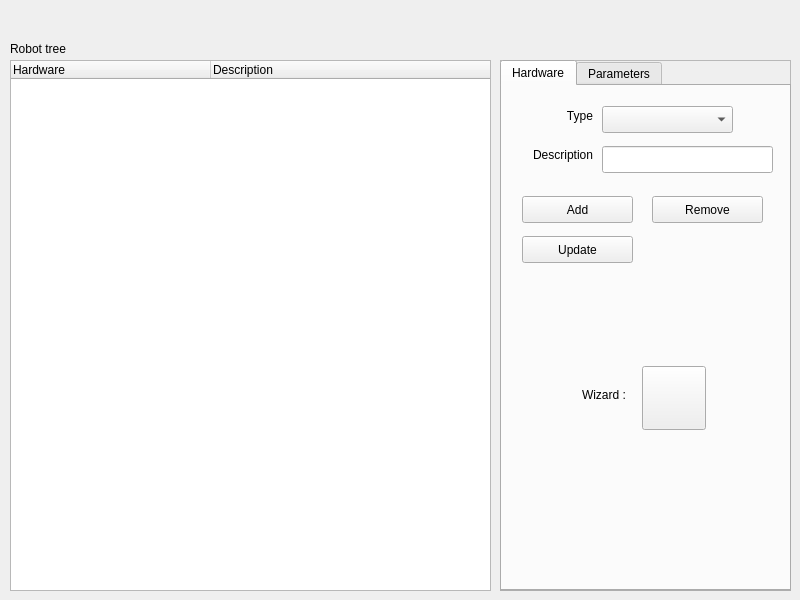
<?xml version="1.0" encoding="UTF-8"?>
<ui version="4.0">
 <class>ConfigurationGUIClass</class>
 <widget class="QWidget" name="ConfigurationGUIClass">
  <property name="geometry">
   <rect>
    <x>0</x>
    <y>0</y>
    <width>800</width>
    <height>600</height>
   </rect>
  </property>
  <property name="windowTitle">
   <string>Robot Configuration</string>
  </property>
  <property name="windowIcon">
   <iconset resource="../resources/images.qrc">
    <normaloff>:/images/settings.png</normaloff>:/images/settings.png</iconset>
  </property>
  <widget class="QLabel" name="label">
   <property name="geometry">
    <rect>
     <x>10</x>
     <y>40</y>
     <width>131</width>
     <height>17</height>
    </rect>
   </property>
   <property name="text">
    <string>Robot tree</string>
   </property>
  </widget>
  <widget class="QTreeWidget" name="treev_robot">
   <property name="geometry">
    <rect>
     <x>10</x>
     <y>60</y>
     <width>481</width>
     <height>531</height>
    </rect>
   </property>
   <attribute name="headerDefaultSectionSize">
    <number>200</number>
   </attribute>
   <column>
    <property name="text">
     <string notr="true">Hardware</string>
    </property>
   </column>
   <column>
    <property name="text">
     <string>Description</string>
    </property>
   </column>
  </widget>
  <widget class="QFrame" name="frame">
   <property name="geometry">
    <rect>
     <x>500</x>
     <y>60</y>
     <width>291</width>
     <height>531</height>
    </rect>
   </property>
   <property name="frameShape">
    <enum>QFrame::StyledPanel</enum>
   </property>
   <property name="frameShadow">
    <enum>QFrame::Raised</enum>
   </property>
   <widget class="QTabWidget" name="tabw_config">
    <property name="geometry">
     <rect>
      <x>0</x>
      <y>0</y>
      <width>291</width>
      <height>531</height>
     </rect>
    </property>
    <property name="currentIndex">
     <number>0</number>
    </property>
    <widget class="QWidget" name="tab_Hardware">
     <attribute name="title">
      <string>Hardware</string>
     </attribute>
     <widget class="QComboBox" name="cb_type">
      <property name="geometry">
       <rect>
        <x>100</x>
        <y>20</y>
        <width>131</width>
        <height>27</height>
       </rect>
      </property>
     </widget>
     <widget class="QLineEdit" name="le_description">
      <property name="geometry">
       <rect>
        <x>100</x>
        <y>60</y>
        <width>171</width>
        <height>27</height>
       </rect>
      </property>
     </widget>
     <widget class="QPushButton" name="pb_addHardware">
      <property name="geometry">
       <rect>
        <x>20</x>
        <y>110</y>
        <width>111</width>
        <height>27</height>
       </rect>
      </property>
      <property name="text">
       <string>Add</string>
      </property>
      <property name="icon">
       <iconset resource="../resources/images.qrc">
        <normaloff>:/images/plus.png</normaloff>:/images/plus.png</iconset>
      </property>
     </widget>
     <widget class="QLabel" name="label_2">
      <property name="geometry">
       <rect>
        <x>40</x>
        <y>20</y>
        <width>51</width>
        <height>20</height>
       </rect>
      </property>
      <property name="text">
       <string>Type</string>
      </property>
      <property name="alignment">
       <set>Qt::AlignRight|Qt::AlignTrailing|Qt::AlignVCenter</set>
      </property>
     </widget>
     <widget class="QLabel" name="label_3">
      <property name="geometry">
       <rect>
        <x>0</x>
        <y>60</y>
        <width>91</width>
        <height>17</height>
       </rect>
      </property>
      <property name="text">
       <string>Description</string>
      </property>
      <property name="alignment">
       <set>Qt::AlignRight|Qt::AlignTrailing|Qt::AlignVCenter</set>
      </property>
     </widget>
     <widget class="QPushButton" name="pb_updateHardware">
      <property name="geometry">
       <rect>
        <x>20</x>
        <y>150</y>
        <width>111</width>
        <height>27</height>
       </rect>
      </property>
      <property name="text">
       <string>Update</string>
      </property>
      <property name="icon">
       <iconset resource="../resources/images.qrc">
        <normaloff>:/images/redo.png</normaloff>:/images/redo.png</iconset>
      </property>
     </widget>
     <widget class="QPushButton" name="pb_removeHardware">
      <property name="geometry">
       <rect>
        <x>150</x>
        <y>110</y>
        <width>111</width>
        <height>27</height>
       </rect>
      </property>
      <property name="text">
       <string>Remove</string>
      </property>
      <property name="icon">
       <iconset resource="../resources/images.qrc">
        <normaloff>:/images/minus.png</normaloff>:/images/minus.png</iconset>
      </property>
     </widget>
     <widget class="QPushButton" name="pb_wizard">
      <property name="geometry">
       <rect>
        <x>140</x>
        <y>280</y>
        <width>64</width>
        <height>64</height>
       </rect>
      </property>
      <property name="text">
       <string/>
      </property>
      <property name="icon">
       <iconset resource="../resources/images.qrc">
        <normaloff>:/images/wizard.png</normaloff>:/images/wizard.png</iconset>
      </property>
      <property name="iconSize">
       <size>
        <width>64</width>
        <height>64</height>
       </size>
      </property>
     </widget>
     <widget class="QLabel" name="label_4">
      <property name="geometry">
       <rect>
        <x>80</x>
        <y>300</y>
        <width>68</width>
        <height>17</height>
       </rect>
      </property>
      <property name="text">
       <string>Wizard :</string>
      </property>
     </widget>
    </widget>
    <widget class="QWidget" name="tab_2">
     <attribute name="title">
      <string>Parameters</string>
     </attribute>
     <widget class="QPushButton" name="pushButton">
      <property name="geometry">
       <rect>
        <x>80</x>
        <y>20</y>
        <width>99</width>
        <height>27</height>
       </rect>
      </property>
      <property name="text">
       <string>Add</string>
      </property>
     </widget>
    </widget>
   </widget>
  </widget>
 </widget>
 <layoutdefault spacing="6" margin="11"/>
 <resources>
  <include location="../resources/images.qrc"/>
 </resources>
 <connections/>
</ui>
